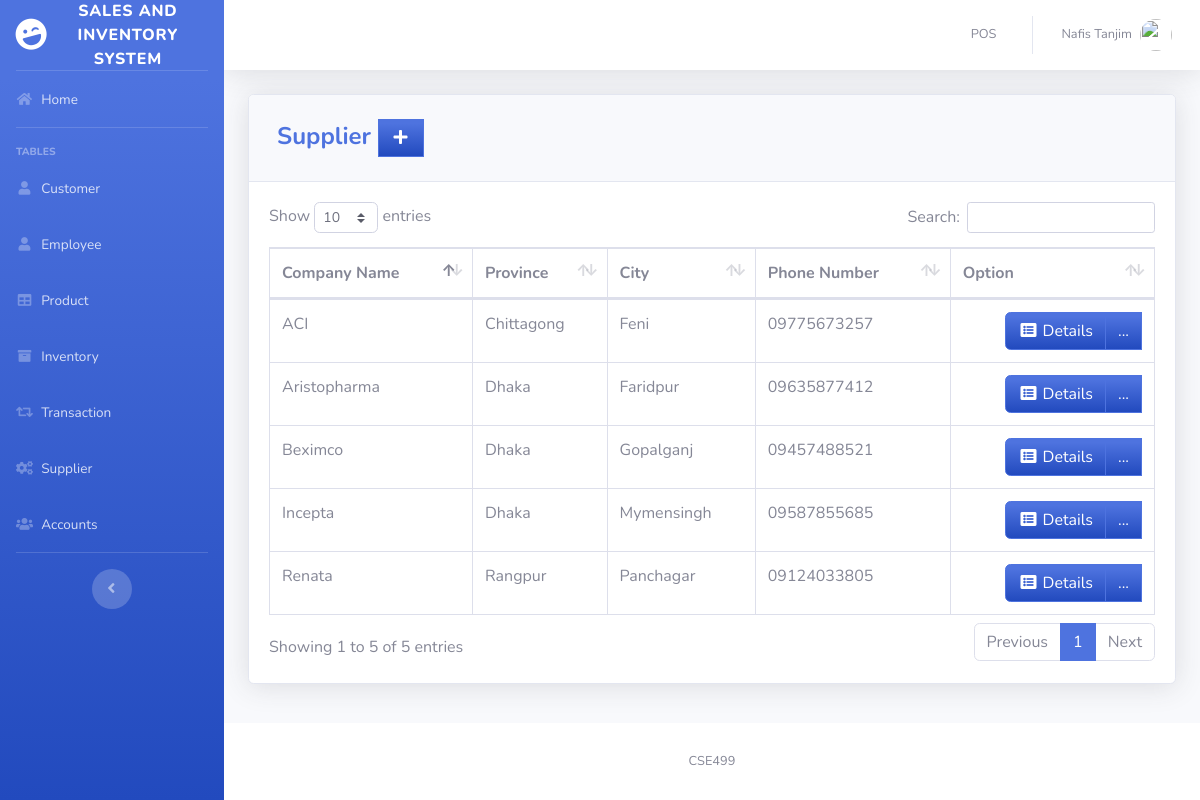
/pages/supplier.php (signed in), run on the app's committed database.
### tables this page shows
CREATE TABLE `supplier` (
  `SUPPLIER_ID` int(11) NOT NULL,
  `COMPANY_NAME` varchar(50) DEFAULT NULL,
  `LOCATION_ID` int(11) NOT NULL,
  `PHONE_NUMBER` varchar(11) DEFAULT NULL
);

CREATE TABLE `location` (
  `LOCATION_ID` int(11) NOT NULL,
  `PROVINCE` varchar(100) DEFAULT NULL,
  `CITY` varchar(100) DEFAULT NULL
);

### pages/supplier.php (the view, shortened to what this page needs)
<?php
include'../includes/connection.php';
include'../includes/sidebar.php';
?>
            <div class="card shadow mb-4">
            <div class="card-header py-3">
              <h4 class="m-2 font-weight-bold text-primary">Supplier&nbsp;<a  href="#" data-toggle="modal" data-target="#supplierModal" type="button" class="btn btn-primary bg-gradient-primary" style="border-radius: 0px;"><i class="fas fa-fw fa-plus"></i></a></h4>
            </div>
            <div class="card-body">
              <div class="table-responsive">
                <table class="table table-bordered" id="dataTable" width="100%" cellspacing="0">
               <thead>
                   <tr>
                       <th>Company Name</th>
                       <th>Province</th>
                       <th>City</th>
                       <th>Phone Number</th>
                       <th>Option</th>
                   </tr>
               </thead>
          <tbody>
<?php
    $query = 'SELECT SUPPLIER_ID, COMPANY_NAME, l.PROVINCE, l.CITY, PHONE_NUMBER FROM supplier s join location l on s.LOCATION_ID=l.LOCATION_ID';
        $result = mysqli_query($db, $query) or die (mysqli_error($db));
            while ($row = mysqli_fetch_assoc($result)) {
                echo '<tr>';
                echo '<td>'. $row['COMPANY_NAME'].'</td>';
                echo '<td>'. $row['PROVINCE'].'</td>';
                echo '<td>'. $row['CITY'].'</td>';
                echo '<td>'. $row['PHONE_NUMBER'].'</td>';
                      echo '<td align="right"> <div class="btn-group">
                              <a type="button" class="btn btn-primary bg-gradient-primary" href="sup_searchfrm.php?action=edit & id='.$row['SUPPLIER_ID'] . '"><i class="fas fa-fw fa-list-alt"></i> Details</a>
                            <div class="btn-group">
                              <a type="button" class="btn btn-primary bg-gradient-primary dropdown no-arrow" data-toggle="dropdown" style="color:white;">
                              ... <span class="caret"></span></a>
                            <ul class="dropdown-menu text-center" role="menu">
                                <li>
                                  <a type="button" class="btn btn-warning bg-gradient-warning btn-block" style="border-radius: 0px;" href="sup_edit.php?action=edit & id='.$row['SUPPLIER_ID']. '">
                                    <i class="fas fa-fw fa-edit"></i> Edit
                                  </a>
                                </li>
                            </ul>
                            </div>
                          </div> </td>';
                      echo '</tr> ';
                        }
?>
                                </tbody>
                            </table>
                        </div>
                    </div>
                  </div>
<?php
include'../includes/footer.php';
?>

### data on the page
supplier: COMPANY_NAME "Beximco", LOCATION_ID.PROVINCE "Dhaka", LOCATION_ID.CITY "Gopalganj", PHONE_NUMBER "09457488521"
supplier: COMPANY_NAME "Aristopharma", LOCATION_ID.PROVINCE "Dhaka", LOCATION_ID.CITY "Faridpur", PHONE_NUMBER "09635877412"
supplier: COMPANY_NAME "Incepta", LOCATION_ID.PROVINCE "Dhaka", LOCATION_ID.CITY "Mymensingh", PHONE_NUMBER "09587855685"
supplier: COMPANY_NAME "Renata", LOCATION_ID.PROVINCE "Rangpur", LOCATION_ID.CITY "Panchagar", PHONE_NUMBER "09124033805"
supplier: COMPANY_NAME "ACI", LOCATION_ID.PROVINCE "Chittagong", LOCATION_ID.CITY "Feni", PHONE_NUMBER "09775673257"

### other printed values
$_SESSION['FIRST_NAME'] "Nafis"
$_SESSION['LAST_NAME'] "Tanjim"
